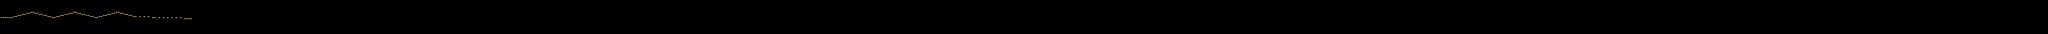

A 2D game scene composited from a Tiled map and its tileset images. What follows is a short description and the map's XML, with each tile layer's data collapsed to a summary:
An orthogonal 960x32 tile map with 32x16 px tiles, 1 tile layer (line).

<map version="1.2" tiledversion="1.2.1" orientation="orthogonal" renderorder="right-down" width="960" height="32" tilewidth="32" tileheight="16" infinite="0" nextlayerid="3" nextobjectid="1">
 <tileset firstgid="1" source="bar.tsx" />
 <layer id="1" name="line" width="960" height="32" offsetx="5" offsety="3">
  <data>[30720 cells, 79 non-empty, 1 distinct tile ids]</data>
 </layer>
 <objectgroup id="2" name="crystals" />
</map>
